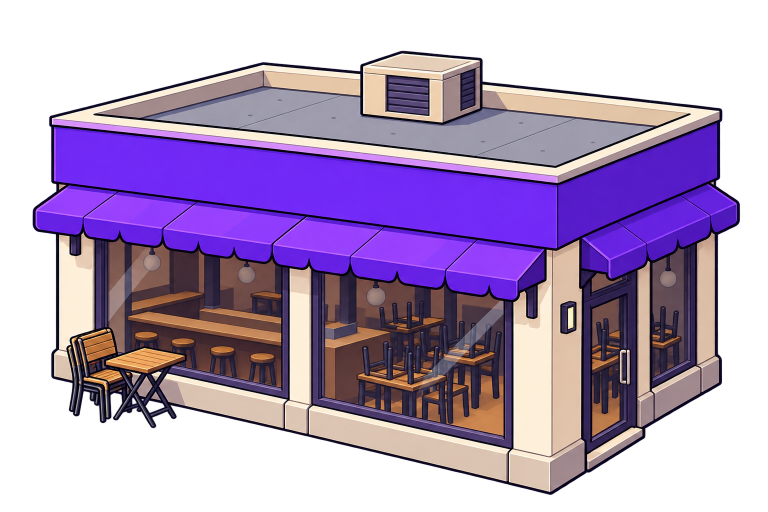
#> input picture art-source/editable/ART-34/generations/business_difficulty.png, 1536 x 1024 px (shown at 1/2 size)
$ python -i produce_art34.py   (imports and definitions only)
#> lines starting #> are read from the running program, lines starting #| are printed output that depends on the picture
"""ART-34: reproducible technical exports and QA proofs from integrated ImageGen RGBA.
Illustrations and alpha are generated; this script only resamples uniformly, pads,
embeds sRGB, writes import metadata and makes inspection proofs.
"""
from pathlib import Path
import argparse
import hashlib
import json
import re
import subprocess
import sys
import uuid
from PIL import Image, ImageCms, ImageDraw, ImageOps

ROOT = Path(__file__).resolve().parents[3]
TID = 'ART-34'
BASE = '8d7ebc51dc9cc1c7a98fba238ca3020afc0d2bd9'
PROMPTS = 'docs/art/prompts/ART-34.json'
PREVIEWS = 'art-source/previews/ART-34'
SOURCE = 'art-source/editable/ART-34/produce_art34.py'
BACKGROUNDS = ['#F5F0E8', '#24113D']


def read(path):
    return json.loads((ROOT / path).read_text(encoding='utf-8'))


# [4 lines left out: function write, not called in this run]


def sha(path):
    return hashlib.sha256((ROOT / path).read_bytes()).hexdigest()


# [28 lines left out: functions run, prerequisites, not called in this run]


def alpha_metrics(im):
    a = im.getchannel('A')
    hist = a.histogram()
    edges = [a.crop((0, 0, im.width, 1)), a.crop((0, im.height-1, im.width, im.height)),
             a.crop((0, 0, 1, im.height)), a.crop((im.width-1, 0, im.width, im.height))]
    return {'alpha_extrema': list(a.getextrema()), 'alpha_bbox_ltrb_px': list(a.getbbox()),
            'visible_bbox_alpha128_ltrb_px': list(a.point(lambda x: 255 if x >= 128 else 0).getbbox()),
            'transparent_fraction': hist[0]/(im.width*im.height),
            'opaque_fraction': hist[255]/(im.width*im.height),
            'outer_edge_alpha_max': max(edge.getextrema()[1] for edge in edges)}


# [133 lines left out: functions ensure_meta, export, proof_row, previews, validate, not called in this run]


# [4 lines not run here, left out]

>>> from PIL import Image
>>> picture = Image.open('generations/business_difficulty.png')
#> picture is the input picture: PIL image 1536x1024 RGBA; mean R, G, B, A 98, 73.8, 112.7, 154.3
>>> result = alpha_metrics(picture)
#> in alpha_metrics, `a = im.getchannel('A')`:
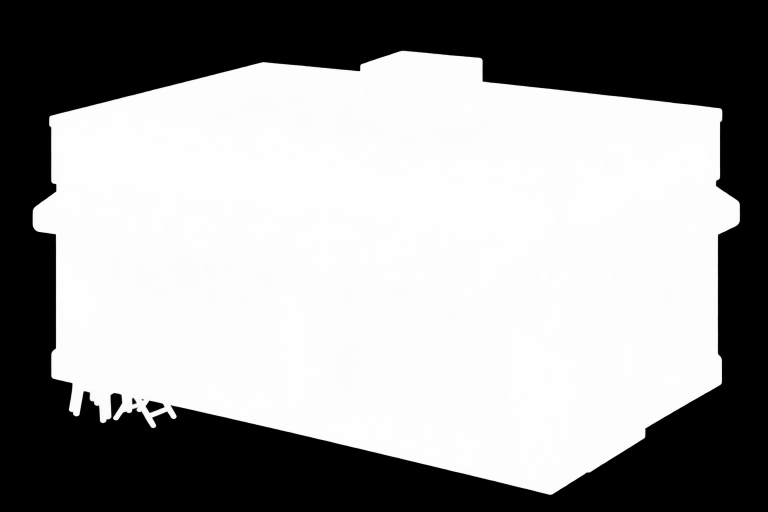
#> a: PIL image 1536x1024 L (shown at 1/2 size); min 0, max 254, mean 154.3
#> in alpha_metrics, `hist = a.histogram()`: hist = 256 values, max 598001 at index 0, min 0 at index 255, mean 6144
#> result = {'alpha_extrema': [0, 254], 'alpha_bbox_ltrb_px': [62, 23, 1510, 993], 'visible_bbox_alpha128_ltrb_px': [65, 102, 1480, 990], 'transparent_fraction': 0.38, 'opaque_fraction': 0, 'outer_edge_alpha_max': 0}

$ run again, on art-source/editable/ART-34/generations/conclusion.png
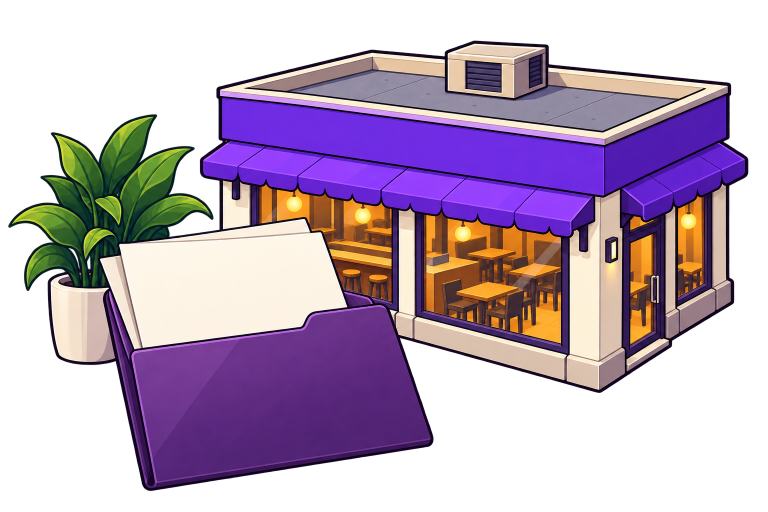
#> input picture art-source/editable/ART-34/generations/conclusion.png, 1536 x 1024 px (shown at 1/2 size)
#> picture is the input picture: PIL image 1536x1024 RGBA; mean R, G, B, A 92.7, 71.3, 94.7, 141.9
#> in alpha_metrics, `a = im.getchannel('A')`:
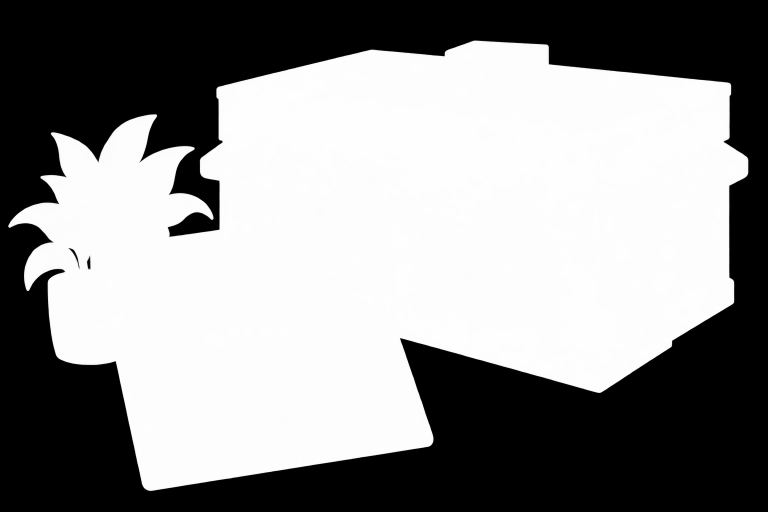
#> a: PIL image 1536x1024 L (shown at 1/2 size); min 0, max 254, mean 141.9
#> hist = 256 values, max 673987 at index 0, min 0 at index 255, mean 6144
#> result = {'alpha_extrema': [0, 254], 'alpha_bbox_ltrb_px': [14, 53, 1518, 1000], 'visible_bbox_alpha128_ltrb_px': [17, 81, 1497, 982], 'transparent_fraction': 0.429, 'opaque_fraction': 0, 'outer_edge_alpha_max': 0}

$ run again, on art-source/editable/ART-34/generations/team_pending.png
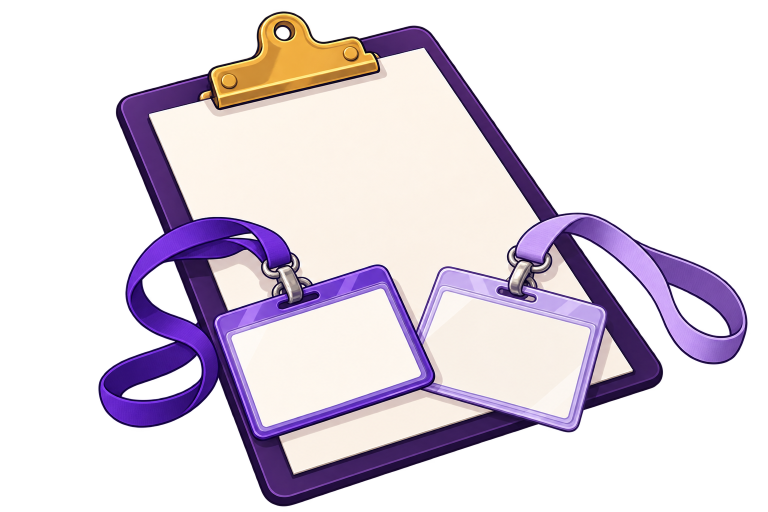
#> input picture art-source/editable/ART-34/generations/team_pending.png, 1536 x 1024 px (shown at 1/2 size)
#> picture is the input picture: PIL image 1536x1024 RGBA; mean R, G, B, A 98.6, 83, 106, 116
#> in alpha_metrics, `a = im.getchannel('A')`:
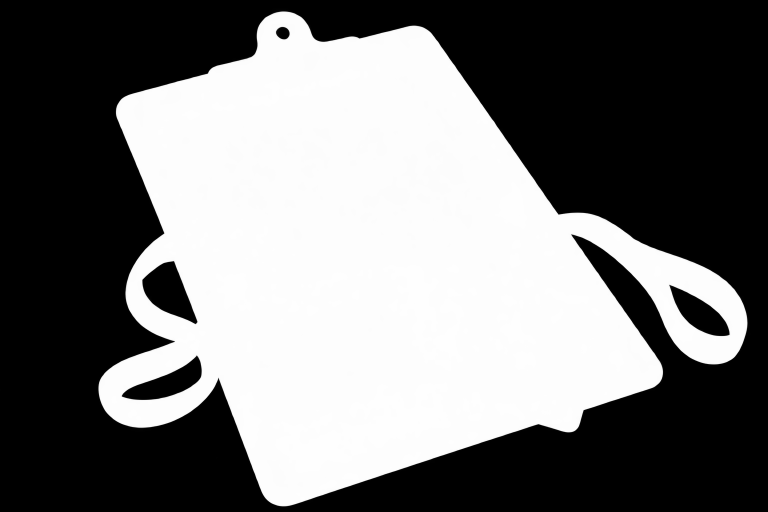
#> a: PIL image 1536x1024 L (shown at 1/2 size); min 0, max 254, mean 116
#> hist = 256 values, max 833592 at index 0, min 0 at index 255, mean 6144
#> result = {'alpha_extrema': [0, 254], 'alpha_bbox_ltrb_px': [0, 16, 1502, 1024], 'visible_bbox_alpha128_ltrb_px': [197, 23, 1495, 1013], 'transparent_fraction': 0.53, 'opaque_fraction': 0, 'outer_edge_alpha_max': 1}
